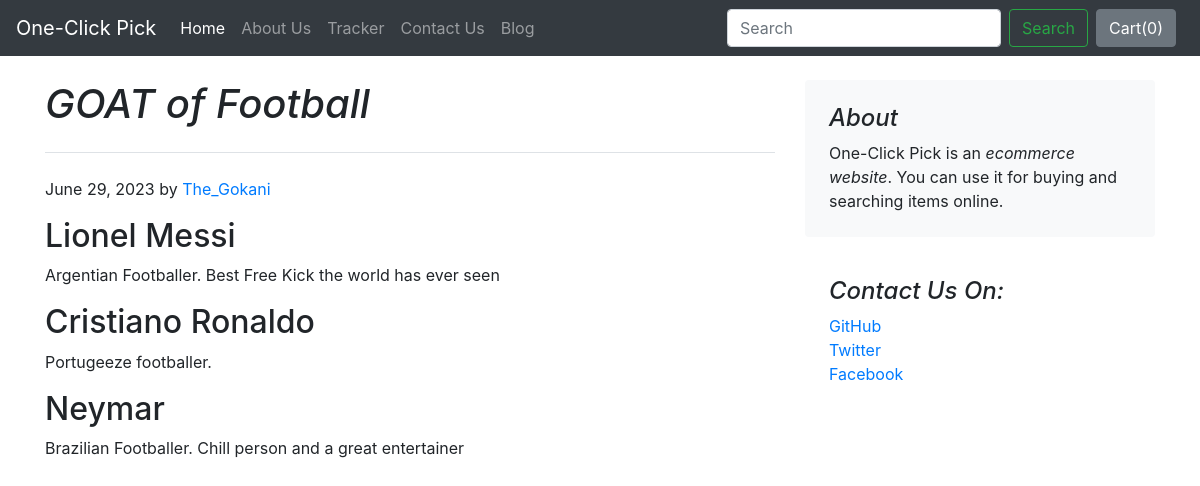
The page /blog/blogpost/1 on the database its author committed.
### blog/models.py (models this page shows)
class Blogpost(models.Model):
    post_id=models.AutoField(primary_key=True)
    title=models.CharField(max_length=100)
    head0=models.CharField(max_length=100,default="")
    chead0=models.CharField(max_length=1000,default="")
    head1=models.CharField(max_length=100,default="")
    chead1 = models.CharField(max_length=1000, default="")
    head2=models.CharField(max_length=100,default="")
    chead2 = models.CharField(max_length=1000, default="")
    pub_date=models.DateField()
    thumbnail=models.ImageField(upload_to='blog/images',default="")
    def __str__(self):
        return self.title

### blog/views.py (the view)
# urls.py: path("blogpost/<int:id>",views.blogpost,name="blogPost"),
def blogpost(request,id):
    post=Blogpost.objects.filter(post_id=id)[0]
    print(post)
    return render(request,'blog/blogpost.html',{'post':post})

### blog/templates/blog/blogpost.html (shortened to what this page needs)
{%extends 'blog/basic.html'%}
{%block body%}
<div class="container">
    <div class="row mt-4">
        <div class="col-md-8 blog-main">
            <h1 class="pb-4 mb-4 font-italic border-bottom">
                {{post.title}}
            </h1>
            <div class="blog-post">
                <p class="blog-post-meta">{{post.pub_date}} by <a href="#">The_Gokani</a></p>
                <h2 class="blog-post-title">{{post.head0}}</h2>
                <p>{{post.chead0}}</p>
                <h2>{{post.head1}}</h2>
                <p> {{post.chead1}}</p>
                <h2>{{post.head2}}</h2>
                <p>{{post.chead2}}</p>
            </div>
        </div>
        <aside class="col-md-4 blog-sidebar">
            <div class="p-4 mb-3 bg-light rounded">
                <h4 class="font-italic">About</h4>
                <p class="mb-0">One-Click Pick is an <em>ecommerce website</em>. You can use it for buying and searching items online. </p>
            </div>
            <div class="p-4">
                <h4 class="font-italic">Contact Us On: </h4>
                <ol class="list-unstyled">
                    <li><a href="#">GitHub</a></li>
                    <li><a href="#">Twitter</a></li>
                    <li><a href="#">Facebook</a></li>
                </ol>
            </div>
        </aside>
    </div>
</div>
{%endblock%}

### rows shown on the page
Blogpost: title "GOAT of Football", pub_date "June 29, 2023", head0 "Lionel Messi", chead0 "Argentian Footballer. Best Free Kick the world has ever seen", head1 "Cristiano Ronaldo", chead1 "Portugeeze footballer.", head2 "Neymar", chead2 "Brazilian Footballer. Chill person and a great entertainer"
